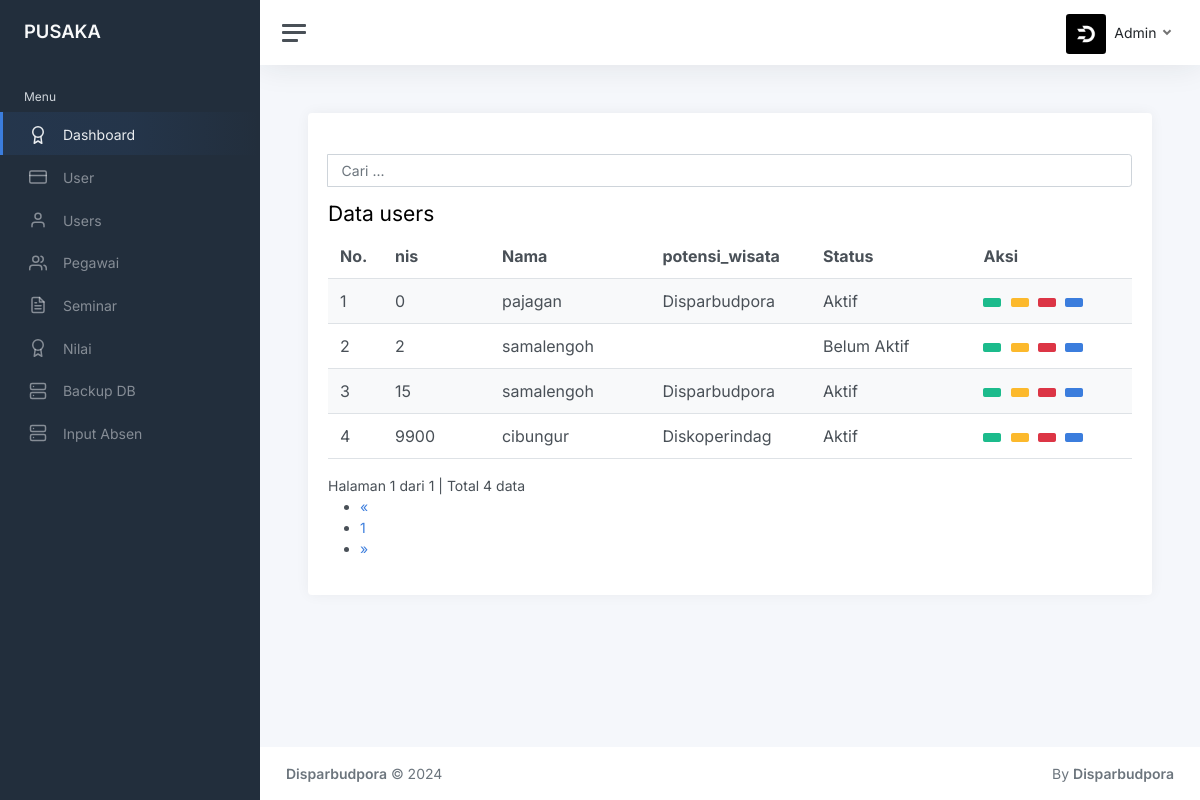
The page /index.php?page=users-tampil (signed in) on the database its author committed.
### tables this page shows
CREATE TABLE `users` (
  `nis` bigint(12) unsigned NOT NULL,
  `id` bigint(12) unsigned NOT NULL,
  `nama` varchar(255) NOT NULL,
  `tanggal_buat` date NOT NULL,
  `alamat` varchar(255) NOT NULL,
  `potensi_wisata` varchar(100) NOT NULL,
  `telp` varchar(15) NOT NULL,
  `stat` varchar(30) NOT NULL,
  `foto` varchar(255) NOT NULL,
  PRIMARY KEY (`nis`)
);

### users/tampil.php (the view, shortened to what this page needs)
<?php
if ($_SESSION['level'] == "Admin") {
    $isicari = "";
} else if ($_SESSION['level'] == "User") {
    $isicari = "$data[potensi_wisata]";
} else if ($_SESSION['level'] == "Pegawai") {
    $isicari = "";
}
if (isset($_POST['cari'])) {
    $cari = $_POST['cari'];
} else {
    $cari = "$isicari";
}
?>
<br>
<div class="row">
    <div class="col-md-12">
        <div class="panel-body">
            <div class="pull-right btn-tambah">
                <form class="form-inline" method="POST" action="?page=users-tampil">
                    <div class="form-group">
                        <div class="input-group">
                            <input type="text" class="form-control" name="cari" placeholder="Cari ..." autocomplete="off" value="<?php echo $cari; ?>">
                        </div>
                    </div>
                </form>
            </div>
        </div>
        <div class="panel panel-default">
            <div class="panel-heading">
                <h3 class="panel-title">Data users</h3>
            </div>
            <div class="panel-body">
                <div class="table-responsive">
                    <table class="table table-striped table-hover">
                        <thead>
                            <tr>
                                <th>No.</th>
                                <th>nis</th>
                                <th>Nama</th>
                                <th>potensi_wisata</th>
                                <th>Status</th>
                                <th class='center'>Aksi</th>
                            </tr>
                        </thead>
                        <tbody>
                            <?php
                            $batas = 10;
                            if (isset($cari)) {
                                $jumlah_record = mysqli_query($db, "SELECT * FROM users WHERE potensi_wisata LIKE '%$cari%' OR nama LIKE '%$cari%'") or die('Ada kesalahan pada query jumlah_record: ' . mysqli_error($db));
                            } else {
                                $jumlah_record = mysqli_query($db, "SELECT * FROM users") or die('Ada kesalahan pada query jumlah_record: ' . mysqli_error($db));
                            }
                            $jumlah  = mysqli_num_rows($jumlah_record);
                            $halaman = ceil($jumlah / $batas);
                            $page    = (isset($_GET['hal'])) ? (int)$_GET['hal'] : 1;
                            $mulai   = ($page - 1) * $batas;
                            $no = 1;
                            if (isset($cari)) {
                                $query = mysqli_query($db, "SELECT * FROM users WHERE potensi_wisata LIKE '%$cari%' OR nama LIKE '%$cari%' ORDER BY nis LIMIT $mulai, $batas")
                                    or die('Ada kesalahan pada query users: ' . mysqli_error($db));
                            } else {
                                $query = mysqli_query($db, "SELECT * FROM users ORDER BY nis LIMIT $mulai, $batas") or die('Ada kesalahan pada query users: ' . mysqli_error($db));
                            }
                            while ($data = mysqli_fetch_assoc($query)) {
                                echo "  <tr>
                      <td width='20'>$no</td>
                      <td width='100'>$data[nis]</td>
                      <td width='150'>$data[nama]</td>
                      <td width='150'>$data[potensi_wisata]</td>
                      <td width='150'>$data[stat]</td>
                      <td width='150' class='center'>
                        <div class=''>
                        <a data-toggle='tooltip' data-placement='top' title='Detail' style='margin-right:5px' class='btn btn-success btn-sm' href='?page=users-detail&id=$data[nis]'> <i class='glyphicon glyphicon-eye-open'></i></a>
                        <a data-toggle='tooltip' data-placement='top' title='Detail' style='margin-right:5px' class='btn btn-warning btn-sm' href='?page=users-print-detail&id=$data[nis]' target='_blank'> <i class='glyphicon glyphicon-print'></i></a>";;
                            ?>
                                <?php
                                if ($_SESSION['level'] == "Admin") {
                                    echo "<a data-toggle='tooltip' data-placement='top' title='Hapus' class='btn btn-danger btn-sm' href='?page=users-hapus&id=$data[nis]' onclick='return confirm('Anda yakin ingin menghapus $data[nama]');'> <i class='glyphicon glyphicon-trash'></i></a>&nbsp";
                                    echo " <a data-toggle='tooltip' data-placement='top' title='Aktivasi' style='margin-right:5px' class='btn btn-primary btn-sm' href='?page=aktivasi-users&id=$data[nis]'> <i class='glyphicon glyphicon-ok'></i></a>";
                                } else if ($_SESSION['level'] == "User") {
                                }
                                ?>
                            <?php
                                echo "
                        </div>
                      </td>
                    </tr>";
                                $no++;
                            }
                            ?>
                        </tbody>
                    </table>
                    <?php
                    if (empty($_GET['hal'])) {
                        $halaman_aktif = '1';
                    } else {
                        $halaman_aktif = $_GET['hal'];
                    }
                    ?>
                    <a>
                        Halaman <?php echo $halaman_aktif; ?> dari <?php echo $halaman; ?> |
                        Total <?php echo $jumlah; ?> data
                    </a>
                    <nav>
                        <ul class="pagination pull-right">
                            <?php
                            if ($halaman_aktif <= '1') { ?>
                                <li class="disabled">
                                    <a href="" aria-label="Previous">
                                        <span aria-hidden="true">&laquo;</span>
                                    </a>
                                </li>
                            <?php
                            }
                            ?>
                            <?php
                            for ($x = 1; $x <= $halaman; $x++) { ?>
                                <li class="">
                                    <a href="?page=users-tampil&hal=<?php echo $x ?>"><?php echo $x ?></a>
                                </li>
                            <?php
                            }
                            ?>
                            <?php
                            if ($halaman_aktif >= $halaman) { ?>
                                <li class="disabled">
                                    <a href="" aria-label="Next">
                                        <span aria-hidden="true">&raquo;</span>
                                    </a>
                                </li>
                            <?php
                            }
                            ?>
                        </ul>
                    </nav>
                </div>
            </div>
        </div>
    </div>
</div>

### rows shown on the page
users: nis "0", nama "pajagan", potensi_wisata "Disparbudpora", stat "Aktif"
users: nis "2", nama "samalengoh", stat "Belum Aktif"
users: nis "15", nama "samalengoh", potensi_wisata "Disparbudpora", stat "Aktif"
users: nis "9900", nama "cibungur", potensi_wisata "Diskoperindag", stat "Aktif"

### other values the page prints
$_SESSION['level'] "Admin"
$halaman_aktif "1"
$halaman "1"
$jumlah "4"
